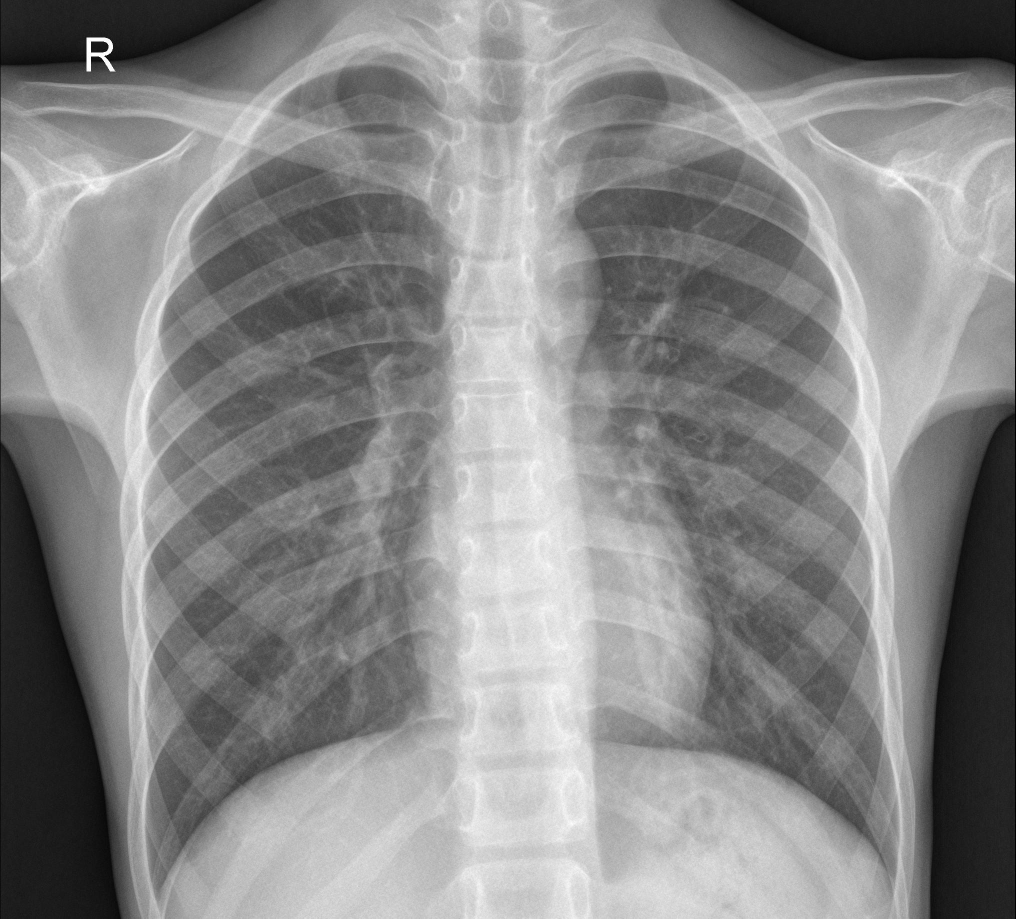
#> input picture Lab03/chest-xray-pneumonia/chest_xray/test/NORMAL/IM-0005-0001.jpeg, 2031 x 1837 px, found by its file name (shown at 1/2 size); its folder holds only this picture in this run
$ jupyter execute --allow-errors AGAIN.ipynb
#> lines starting #> are read from the running program, lines starting #| are printed output that depends on the picture
[cell 1]
import numpy as np
import os
import cv2
from sklearn.metrics import precision_score, recall_score, f1_score
from sklearn.utils import shuffle

# =====================
# SVM IMPLEMENTATION
# =====================
class SVM:
    def __init__(self, lr=0.0001, lambda_param=0.01, n_iters=50, batch_size=64):
        self.lr = lr
        self.lambda_param = lambda_param
        self.n_iters = n_iters
        self.batch_size = batch_size
        self.w = None
        self.b = None

    def fit(self, X, y):
        n_samples, n_features = X.shape
        # Chuyển nhãn từ {0, 1} sang {-1, 1}
        y_ = np.where(y <= 0, -1, 1)

        # Khởi tạo tham số bằng các giá trị nhỏ ngẫu nhiên thay vì zeros
        # giúp phá vỡ tính đối xứng và hội tụ nhanh hơn trên dữ liệu lớn
        self.w = np.zeros(n_features)
        self.b = 0

        for epoch in range(self.n_iters):
            X_shuffled, y_shuffled = shuffle(X, y_)

            for i in range(0, n_samples, self.batch_size):
                X_batch = X_shuffled[i : i + self.batch_size]
                y_batch = y_shuffled[i : i + self.batch_size]

                # Tính điều kiện margin (vectorized)
                # a_n * (w^T * x + b) >= 1
                condition = y_batch * (X_batch @ self.w + self.b) >= 1

                # Tính Gradient
                # Đạo hàm phần Regularization: lambda * w
                dw = 2 * self.lambda_param * self.w
                db = 0

                # Đạo hàm phần Hinge Loss cho các điểm vi phạm (condition < 1)
                if np.any(~condition):
                    X_violate = X_batch[~condition]
                    y_violate = y_batch[~condition]

                    # dw = dw - sum(y_i * x_i)
                    dw -= (X_violate.T @ y_violate) / len(y_batch)
                    db -= np.sum(y_violate) / len(y_batch)

                # Cập nhật tham số
                self.w -= self.lr * dw
                self.b -= self.lr * db

            if (epoch + 1) % 5 == 0 or epoch == 0:
                print(f"Epoch {epoch+1}/{self.n_iters} - Training in progress...")

    def predict(self, X):
        # Tính giá trị output tuyến tính
        linear_output = X @ self.w + self.b
        # Lấy dấu (-1 hoặc 1)
        preds = np.sign(linear_output)
        # Chuyển ngược về nhãn {0, 1} để khớp với metric đánh giá
        return np.where(preds <= 0, 0, 1)

# =====================
# DATA LOADING FUNCTION
# =====================
def load_chest_xray(data_dir, img_size=128):
    X = []
    y = []
    # NORMAL: 0, PNEUMONIA: 1
    categories = ['NORMAL', 'PNEUMONIA']

    for i, category in enumerate(categories):
        path = os.path.join(data_dir, category)
        if not os.path.exists(path):
            continue
        print(f"Loading {category} images...")
        for img_name in os.listdir(path):
            try:
                img_path = os.path.join(path, img_name)
                # Đọc ảnh xám và resize
                img = cv2.imread(img_path, cv2.IMREAD_GRAYSCALE)
                img = cv2.resize(img, (img_size, img_size))
                X.append(img.flatten())
                y.append(i)
            except Exception as e:
                continue

    return np.array(X, dtype=np.float32) / 255.0, np.array(y)

# =====================
# EXECUTION
# =====================
if __name__ == "__main__":
    # 1. Cài đặt đường dẫn (Thay đổi đường dẫn này theo máy của bạn)
    TRAIN_DIR = "chest-xray-pneumonia/chest_xray/train"
    TEST_DIR = "chest-xray-pneumonia/chest_xray/test"

    # 2. Load và tiền xử lý
    X_train, y_train = load_chest_xray(TRAIN_DIR)
#> in load_chest_xray, img is the input picture: shape (1837, 2031); min 0, max 255, mean 136.2
#> in load_chest_xray, `img = cv2.resize(img, (img_size, img_size))`:
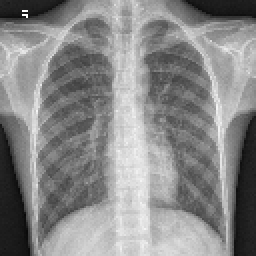
#> img: shape (128, 128) (shown 2 times larger); min 8, max 255, mean 136.1
#> y_train = [0]
    X_test, y_test = load_chest_xray(TEST_DIR)
#> y_test = [0]

    print(f"Train size: {X_train.shape}, Test size: {X_test.shape}")
#| Train size: (1, 16384), Test size: (1, 16384)

    # 3. Khởi tạo mô hình
    # Với dữ liệu ảnh lớn, lr nên nhỏ để tránh tràn số.
    model = SVM(lr=0.0001, lambda_param=0.1, n_iters=50, batch_size=128)

    # 4. Huấn luyện
    model.fit(X_train, y_train)
#> in fit, `y_ = np.where(y <= 0, -1, 1)`: y_ = [-1]
#> after the loop in fit, `for epoch in range(self.n_iters):`: self.b = -0.0002; self.w = 16384 values, max -6.27e-06 at index 13708, min -0.0002 at index 651, mean -0.000107

    # 5. Đánh giá
    y_pred = model.predict(X_test)
#> in predict, `linear_output = X @ self.w + self.b`: linear_output = [-1.09]
#> in predict, `preds = np.sign(linear_output)`: preds = [-1]
#> y_pred = [0]

    precision = precision_score(y_test, y_pred)
#> precision = 0
    recall = recall_score(y_test, y_pred)
#> recall = 0
    f1 = f1_score(y_test, y_pred)
#> f1 = 0

    print("\n" + "="*30)
    print("EVALUATION RESULTS")
    print("="*30)
    print(f"Precision: {precision:.4f}")
#| Precision: 0.0000
    print(f"Recall:    {recall:.4f}")
#| Recall:    0.0000
    print(f"F1 Score:  {f1:.4f}")
#| F1 Score:  0.0000
    print("="*30)

[cell 2]
import numpy as np
import os
import cv2
from sklearn.metrics import precision_score, recall_score, f1_score
from sklearn.utils import shuffle

# =====================
# SVM IMPLEMENTATION
# =====================
class SVM:
    def __init__(self, lr=0.0001, lambda_param=0.01, n_iters=30, batch_size=64):
        self.lr = lr
        self.lambda_param = lambda_param
        self.n_iters = n_iters
        self.batch_size = batch_size
        self.w = None
        self.b = None

    def fit(self, X, y):
        n_samples, n_features = X.shape
        # Chuyển nhãn từ {0, 1} sang {-1, 1}
        y_ = np.where(y <= 0, -1, 1)

        # Khởi tạo tham số bằng các giá trị nhỏ ngẫu nhiên thay vì zeros
        # giúp phá vỡ tính đối xứng và hội tụ nhanh hơn trên dữ liệu lớn
        #self.w = np.zeros(n_features)
        self.w = np.random.randn(n_features) * 0.01
        self.b = 0

        # 2. Thiết lập Class Weights (Cực kỳ quan trọng để tăng Precision)
        # Vì lớp PNEUMONIA nhiều hơn lớp NORMAL, ta tăng trọng số cho lớp NORMAL (nhãn -1)
        # Thử nghiệm hệ số 2.5 để ép mô hình không được đoán bừa là Bệnh
        class_weights = np.where(y_ == -1, 2.5, 1.0)

        initial_lr = self.lr # Lưu lại lr ban đầu

        for epoch in range(self.n_iters):
            #   --- CẢI TIẾN: Learning Rate Decay ---
            # lr sẽ giảm dần sau mỗi epoch để hội tụ sâu hơn
            current_lr = initial_lr / (1 + epoch * 0.1)

            #X_shuffled, y_shuffled = shuffle(X, y_)
            # Shuffle dữ liệu và trọng số tương ứng
            idx = np.random.permutation(n_samples)
            X_shuffled = X[idx]
            y_shuffled = y_[idx]
            w_shuffled = class_weights[idx]

            for i in range(0, n_samples, self.batch_size):
                X_batch = X_shuffled[i : i + self.batch_size]
                y_batch = y_shuffled[i : i + self.batch_size]
                weights_batch = w_shuffled[i : i + self.batch_size]


                # Tính điều kiện margin (vectorized)
                # a_n * (w^T * x + b) >= 1
                #condition = y_batch * (X_batch @ self.w + self.b) >= 1

                # Tính giá trị dự đoán để kiểm tra điều kiện margin
                # y_i * (w.x + b)
                distances = y_batch * (X_batch @ self.w + self.b)

                # Xác định các điểm vi phạm (nằm trong lề hoặc sai phía)
                violate_mask = distances < 1

                # Tính Gradient
                # Đạo hàm phần Regularization: lambda * w
                dw = 2 * self.lambda_param * self.w
                db = 0

                # Gradient phần Hinge Loss (chỉ tính trên các điểm vi phạm)
                if np.any(violate_mask):
                    X_violate = X_batch[violate_mask]
                    y_violate = y_batch[violate_mask]
                    w_violate = weights_batch[violate_mask]

                    # Áp dụng trọng số lớp vào gradient: dw = dw - sum(weight_i * y_i * x_i)
                    # Việc dùng (w_violate * y_violate) giúp phạt nặng hơn các ca Normal bị sai
                    dw -= (X_violate.T @ (w_violate * y_violate)) / self.batch_size
                    db -= np.sum(w_violate * y_violate) / self.batch_size

                # Cập nhật tham số theo hướng ngược lại của Gradient
                self.w -= current_lr * dw
                self.b -= current_lr * db


            if (epoch + 1) % 5 == 0 or epoch == 0:
                print(f"Epoch {epoch+1}/{self.n_iters} - Training in progress...")

    def predict(self, X):
        # Tính giá trị output tuyến tính
        linear_output = X @ self.w + self.b
        # Lấy dấu (-1 hoặc 1)
        preds = np.sign(linear_output)
        # Chuyển ngược về nhãn {0, 1} để khớp với metric đánh giá
        return np.where(preds <= 0, 0, 1)

# =====================
# DATA LOADING FUNCTION
# =====================
def load_chest_xray(data_dir, img_size=64):
    X = []
    y = []
    # NORMAL: 0, PNEUMONIA: 1
    categories = ['NORMAL', 'PNEUMONIA']

    for i, category in enumerate(categories):
        path = os.path.join(data_dir, category)
        if not os.path.exists(path):
            continue
        print(f"Loading {category} images...")
        for img_name in os.listdir(path):
            try:
                img_path = os.path.join(path, img_name)
                # Đọc ảnh xám và resize
                img = cv2.imread(img_path, cv2.IMREAD_GRAYSCALE)
                img = cv2.resize(img, (img_size, img_size))
                X.append(img.flatten())
                y.append(i)
            except Exception as e:
                continue

    return np.array(X, dtype=np.float32) / 255.0, np.array(y)

# =====================
# EXECUTION
# =====================
if __name__ == "__main__":
    # 1. Cài đặt đường dẫn (Thay đổi đường dẫn này theo máy của bạn)
    TRAIN_DIR = "chest-xray-pneumonia/chest_xray/train"
    TEST_DIR = "chest-xray-pneumonia/chest_xray/test"

    # 2. Load và tiền xử lý
    X_train, y_train = load_chest_xray(TRAIN_DIR)
#> in load_chest_xray, `img = cv2.resize(img, (img_size, img_size))`:
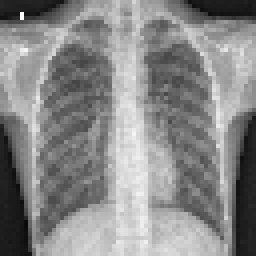
#> img: shape (64, 64) (shown 4 times larger); min 10, max 255, mean 136.2
    X_test, y_test = load_chest_xray(TEST_DIR)

    print(f"Train size: {X_train.shape}, Test size: {X_test.shape}")
#| Train size: (1, 4096), Test size: (1, 4096)
#> (the rest of the program and of its run is left out)
